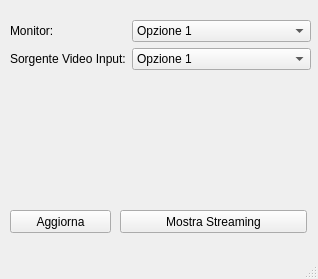
<?xml version="1.0" encoding="UTF-8"?>
<ui version="4.0">
 <class>MainWindow</class>
 <widget class="QMainWindow" name="MainWindow">
  <property name="geometry">
   <rect>
    <x>0</x>
    <y>0</y>
    <width>318</width>
    <height>279</height>
   </rect>
  </property>
  <property name="windowTitle">
   <string>MainWindow</string>
  </property>
  <widget class="QWidget" name="centralwidget">
   <widget class="QWidget" name="formLayoutWidget">
    <property name="geometry">
     <rect>
      <x>10</x>
      <y>20</y>
      <width>301</width>
      <height>181</height>
     </rect>
    </property>
    <layout class="QFormLayout" name="InputForm">
     <item row="0" column="0">
      <widget class="QLabel" name="MonitorLabel">
       <property name="text">
        <string>Monitor:</string>
       </property>
      </widget>
     </item>
     <item row="0" column="1">
      <widget class="QComboBox" name="MonitorSelector">
       <item>
        <property name="text">
         <string>Opzione 1</string>
        </property>
       </item>
       <item>
        <property name="text">
         <string>Opzione 2</string>
        </property>
       </item>
      </widget>
     </item>
     <item row="1" column="0">
      <widget class="QLabel" name="SourceLabel">
       <property name="text">
        <string>Sorgente Video Input:</string>
       </property>
      </widget>
     </item>
     <item row="1" column="1">
      <widget class="QComboBox" name="SourceSelector">
       <item>
        <property name="text">
         <string>Opzione 1</string>
        </property>
       </item>
       <item>
        <property name="text">
         <string>Opzione 2</string>
        </property>
       </item>
      </widget>
     </item>
    </layout>
   </widget>
   <widget class="QPushButton" name="RefreshBtn">
    <property name="geometry">
     <rect>
      <x>10</x>
      <y>210</y>
      <width>101</width>
      <height>23</height>
     </rect>
    </property>
    <property name="text">
     <string>Aggiorna</string>
    </property>
   </widget>
   <widget class="QPushButton" name="StreamBtn">
    <property name="geometry">
     <rect>
      <x>120</x>
      <y>210</y>
      <width>187</width>
      <height>23</height>
     </rect>
    </property>
    <property name="text">
     <string>Mostra Streaming</string>
    </property>
   </widget>
  </widget>
  <widget class="QMenuBar" name="menubar">
   <property name="geometry">
    <rect>
     <x>0</x>
     <y>0</y>
     <width>318</width>
     <height>21</height>
    </rect>
   </property>
  </widget>
  <widget class="QStatusBar" name="statusbar"/>
 </widget>
 <resources/>
 <connections/>
</ui>
